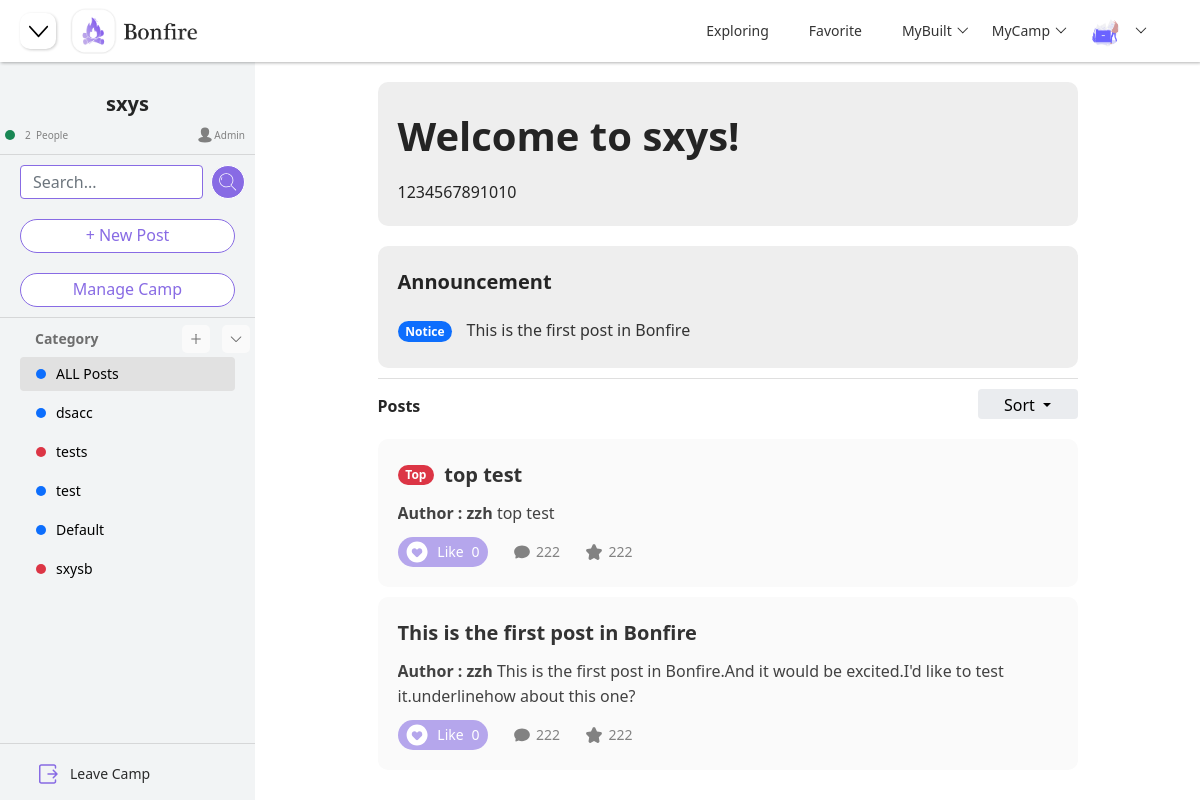
Before: /camp/4 (signed in) with the older database file.
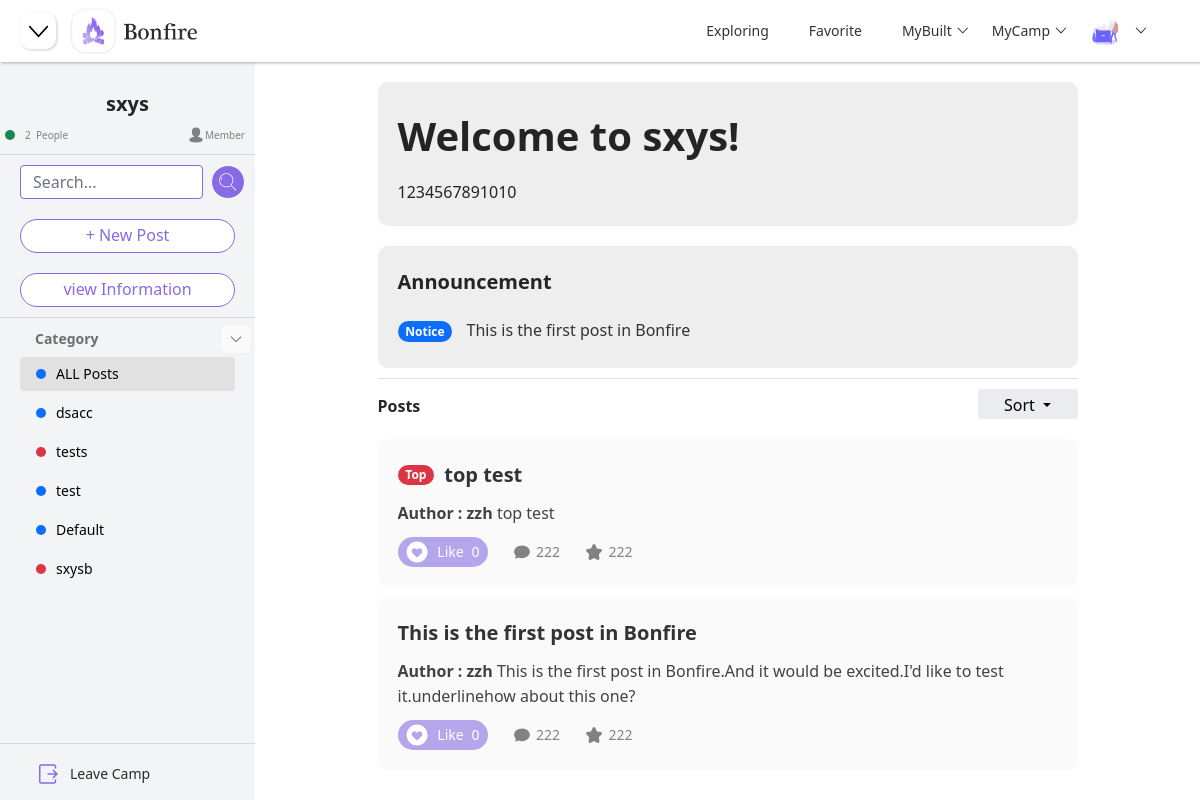
After: the same page with the newer database file.
### models.py (models this page shows)
class CampUserModel(db.Model):
    __tablename__ = "camp_user"
    id = db.Column(db.Integer, primary_key=True, autoincrement=True)
    join_time = db.Column(db.DateTime, default=datetime.now)
    identity = db.Column(db.String(100), nullable=False, unique=False)
    user_id = db.Column(db.Integer, db.ForeignKey("user.id"))
    camp_id = db.Column(db.Integer, db.ForeignKey("camp.id"))
    user = db.relationship("UserModel", backref="camps")
    camp = db.relationship("CampModel", backref="users")

### blueprints/camp.py (the view)
class Camp(Resource):
    method_decorators = [login_required, check_category]
    def get(self, camp_id):
        session["camp_id"] = camp_id
        camp = CampModel.query.filter_by(id=camp_id).first()
        camp_user = CampUserModel.query.filter_by(camp_id=camp_id).all()
        users_num = len(camp_user)
        camp_dict = {"camp_id": camp.id, "camp_name": camp.name, "camp_description": camp.description,
                     "camp_background": camp.background, "users_num": users_num}
        user_id = session.get("user_id")
        if user_id:
            camp_user = CampUserModel.query.filter_by(user_id=user_id, camp_id=camp_id).first()
            if camp_user:
                identity = camp_user.identity
            else:
                identity = "visitor"
        else:
            identity = "visitor"
        categories = CategoryModel.query.filter_by(camp_id=camp_id).all()
        categories_list = []
        categories_dict = {}
        for category in categories:
            categories_dict["category_id"] = category.id
            categories_dict["category_name"] = category.name
            categories_dict["category_color"] = category.color
            categories_list.append(categories_dict)
            categories_dict = {}
        camp_builders = get_all_camp_builder()
        camp_joins = get_all_camp_join()
        posts = get_all_posts(PostModel, camp_id, "time", None)
        for post in posts:
            user = UserModel.query.filter_by(id=post.user_id).first()
            post.username = user.username
            post.user_avatar = user.avatar
        notices_list = save_all_notice_in_dict(PostModel, camp_id)
        posts_list = save_all_posts_in_dict(posts)
        return render_template("camp.html", camp=camp_dict, categories=categories_list, identity=identity,
                               camp_builders=camp_builders, camp_joins=camp_joins, notices=notices_list,
                               posts=posts_list, page_status="ALL")

### app.py (called while the page is built)
@app.before_request
def before_request():
    user_id = session.get("user_id")
    if user_id:
        try:
            user = UserModel.query.get(user_id)
            g.user = user
        except:
            g.user = None

@app.context_processor
def context_processor():
    if hasattr(g, "user"):
        return {"user": g.user}
    else:
        return {}

### blueprints/camp.py (called while the page is built)
@api.representation('text/html')
def output_html(data, code, headers=None):
    if isinstance(data, str):
        resp = Response(data)
        return resp
    else:
        return Response(json.dumps(data), mimetype='application/json')

### controller.py (called while the page is built)
def get_all_camp_builder():
    user_id = session.get("user_id")
    if user_id:
        camp_user = CampUserModel.query.filter_by(user_id=user_id, identity="Builder").all()
        camps = []
        camp_dict = {}
        for camp in camp_user:
            camp_dict["camp_id"] = camp.camp_id
            camp = CampModel.query.filter_by(id=camp.camp_id).first()
            camp_dict["camp_name"] = camp.name
            camps.append(camp_dict)
            camp_dict = {}
        return camps
    else:
        return {}

### templates/camp.html (shortened to what this page needs)
{% extends "components/index_navi.html" %}
{% block head %}
    <link rel="stylesheet" href="{{ url_for('static', filename='css/camp.css') }}">
{% endblock %}
{% block navi_shrink %}
    <button class="justify-content-start shrink-btn" onclick="side()">
    </button>
{% endblock %}
{% block body %}
    {% include "components/camp_side.html" %}
    {% include "components/show_posts.html" %}
{% endblock %}

### templates/components/camp_side.html (shortened to what the changed rows need)
<div class="container-fluid" id="main-body">
    <div class="side-menu" id="side-menu">
        <div id="hide-menu">
            <div class="camp-info" id="camp-info">
                <h3 class="camp-name">
                </h3>
                <div class="people-info">
                    <div class="camp-identity">
                        <p class="info-people">{{ identity }}</p>
                    </div>
                </div>
            </div>
            <hr class="segmentation">
            <form class="d-flex" id="search-bar" method="get">
                <input class="form-control me-2 add-input" type="search" placeholder="Search..." name="todos">
                <button class="btn btn-primary" type="submit" id="search-btn">
                </button>
            </form>
            <a class="side-btn" href="/camp/{{ camp["camp_id"] }}/post">
                + New Post
            </a>
            {% if identity == "Admin" or identity == "Builder" %}
                <a class="side-btn" href="/camp/{{ camp["camp_id"] }}/manage">
                    Manage Camp
                </a>
            {% else %}
                <a class="side-btn" href="/camp/{{ camp["camp_id"] }}/manage">
                    view Information
                </a>
            {% endif %}
            <hr class="segmentation">
            <div class="side-title">
                <p id="category_list">Category</p>
                {% if identity == "Admin" or identity=="Builder" %}
                    <button type="button" class="side-title-btn" id="side-title-btn1" data-bs-toggle="modal"
                            data-bs-target="#category-add">
                    </button>
                {% endif %}
                <button style="transform: rotate(0deg)" type="button" class="btn-toggle side-title-btn"
                        id="side-title-btn2"
                        onclick="rotate()" data-bs-toggle="collapse" data-bs-target="#dashboard">
                </button>
            </div>
            <div class="collapse show" id="dashboard">
                <div class="side-list2 side-list3">
                </div>
            </div>
            <div class="side-bottom">
                <hr class="segmentation">
                <div class="dropdown">
                </div>
            </div>
        </div>
    </div>
</div>

Changed rows visible on the page:
changed CampUserModel: identity "Admin" → "Member"
Other visible differences:
text no longer shown: "Manage Camp"
text now shown: "view Information"
